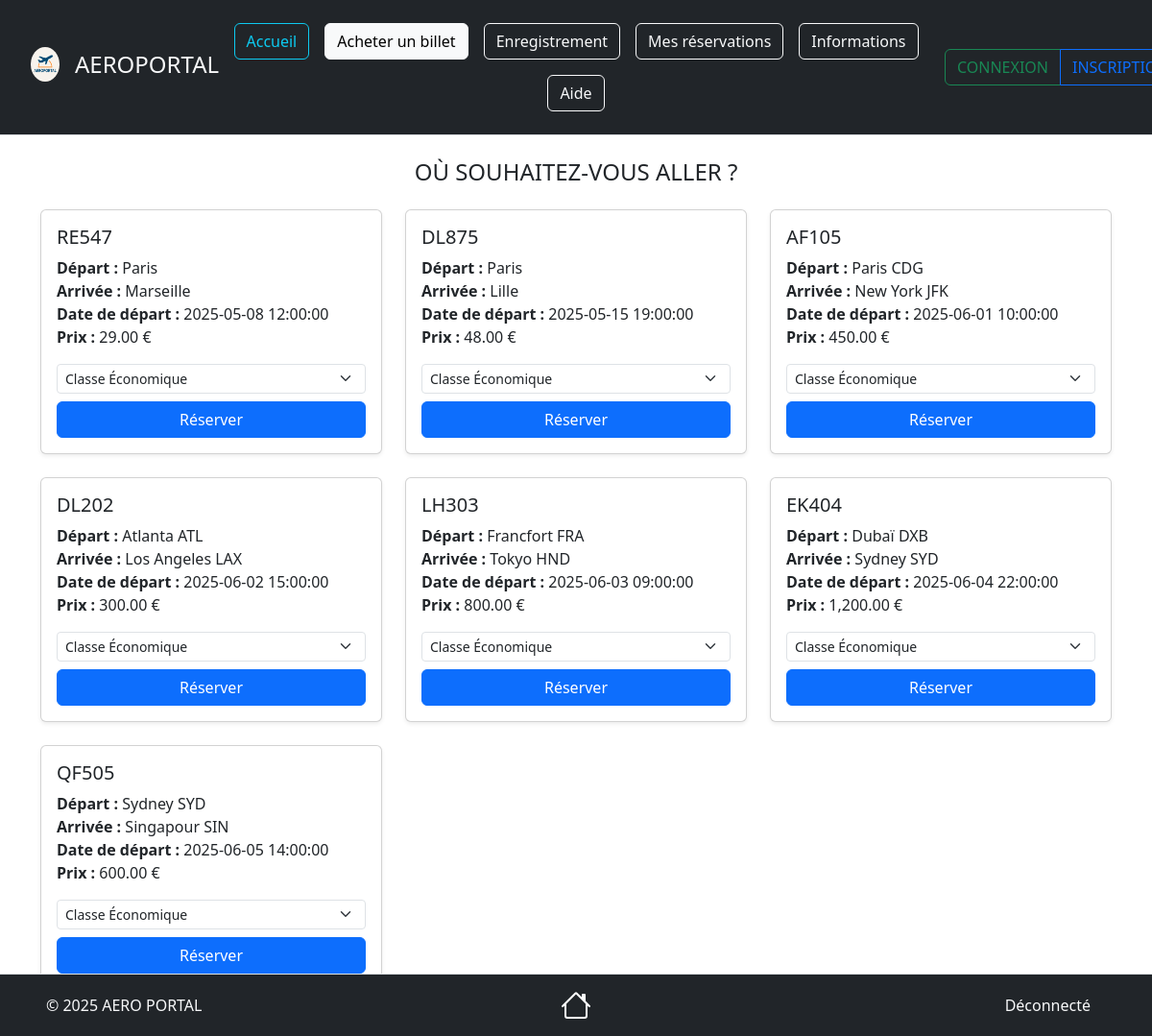
Page /views/AcheterBillet.php on the earlier database version.
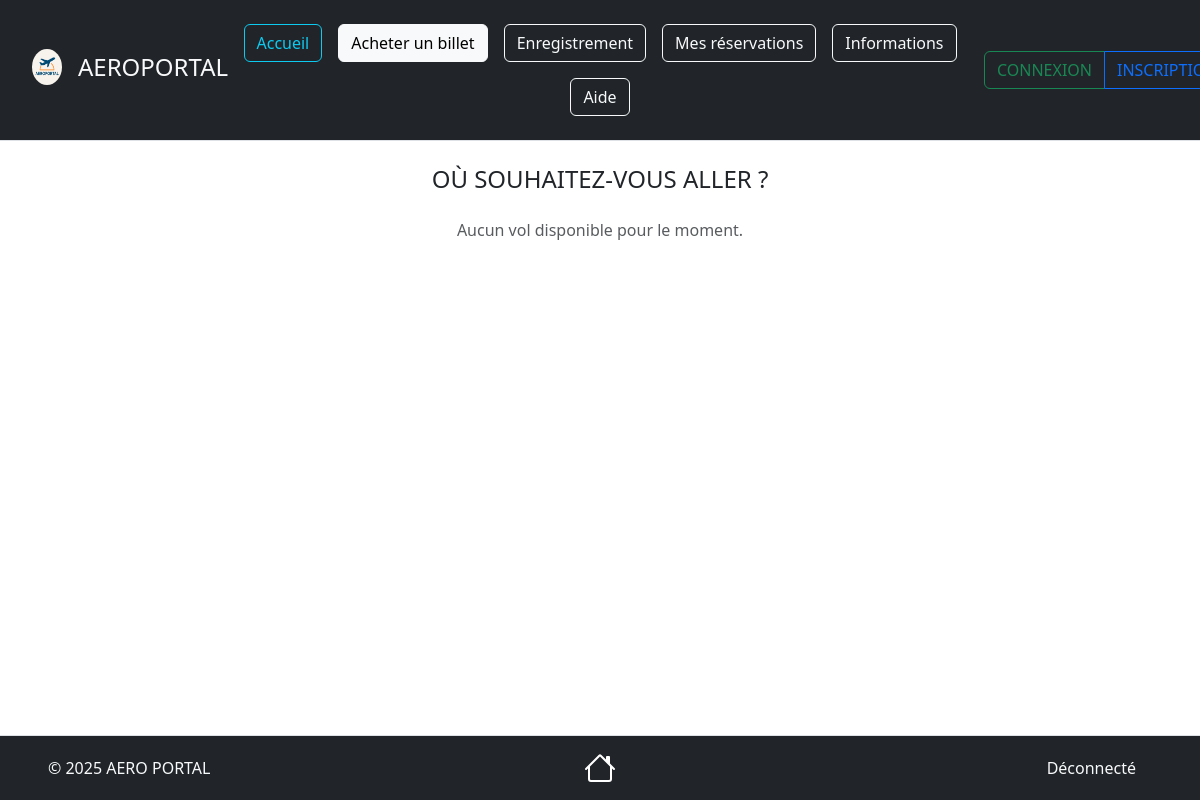
Same page on the later database version.
### tables this page shows
CREATE TABLE IF NOT EXISTS `vols` (
  `id_vol` int NOT NULL AUTO_INCREMENT COMMENT 'Identifiant unique du vol',
  `numero_vol` varchar(10) NOT NULL COMMENT 'Numéro du vol',
  `ref_compagnie` int NOT NULL COMMENT 'Référence compagnie',
  `ref_avion` int NOT NULL COMMENT 'Référence avion',
  `aeroport_depart` varchar(100) NOT NULL COMMENT 'Aéroport départ',
  `aeroport_arrivee` varchar(100) NOT NULL COMMENT 'Aéroport arrivée',
  `date_depart` datetime NOT NULL COMMENT 'Départ',
  `date_arrivee` datetime NOT NULL COMMENT 'Arrivée',
  `prix` decimal(10,2) NOT NULL COMMENT 'Prix',
  `statut` enum('prévu','en cours','retardé','annulé','terminé') DEFAULT 'prévu' COMMENT 'Statut',
  PRIMARY KEY (`id_vol`),
  KEY `ref_compagnie` (`ref_compagnie`),
  KEY `ref_avion` (`ref_avion`)
);

### source/repository/VolsRepository.php (called while the page is built, shortened)
<?php
require_once __DIR__ . '/../model/VolsModel.php';
class VolsRepository {
    private PDO $bdd;
    public function __construct(PDO $bdd) {
        $this->bdd = $bdd;
    }
    public function getAllVols()
    {
        $sql = "SELECT v.*, c.nom AS nom_compagnie
            FROM vols v
            JOIN compagnies c ON v.ref_compagnie = c.id_compagnie
            ORDER BY v.date_depart ASC";
        $stmt = $this->bdd->query($sql);
        $vols = [];
        while ($row = $stmt->fetch(PDO::FETCH_ASSOC)) {
            $vol = new VolsModel();
            $vol->hydrate($row);
            $vol->setNomCompagnie($row['nom_compagnie']);
            $vols[] = $vol;
        }
        return $vols;
    }
}

### source/model/VolsModel.php (called while the page is built, shortened)
<?php
class VolsModel {
     private string $numero_vol;
     private string $aeroport_depart;
     private string $aeroport_arrivee;
     private string $date_depart;
     private float $prix;
     public function getNumeroVol(): string {
          return $this->numero_vol;
     }
     public function getAeroportDepart(): string {
          return $this->aeroport_depart;
     }
     public function getAeroportArrivee(): string {
          return $this->aeroport_arrivee;
     }
     public function getDateDepart(): string {
          return $this->date_depart;
     }
     public function getPrix(): float {
          return $this->prix;
     }
     public function hydrate(array $data): void {
          $this->numero_vol = $data['numero_vol'];
          $this->aeroport_depart = $data['aeroport_depart'];
          $this->aeroport_arrivee = $data['aeroport_arrivee'];
          $this->date_depart = $data['date_depart'];
          $this->prix = $data['prix'];
     }
}

### views/AcheterBillet.php (the view, shortened to what this page needs)
<?php
require_once '../source/model/VolsModel.php';
require_once '../source/repository/VolsRepository.php';
$config = new Config();
$bdd = $config->connexion();
$volRepo = new VolsRepository($bdd);
$volsDisponibles = $volRepo->getAllVols();
?>
<!doctype html>
<html lang="fr">
<head>
    <link href="https://cdn.jsdelivr.net/npm/bootstrap@5.3.3/dist/css/bootstrap.min.css" rel="stylesheet">
</head>
<body>
<header class="d-flex flex-wrap align-items-center justify-content-center justify-content-md-between py-3 mb-4 border-bottom bg-dark">
    <div class="col-2 ms-3 mb-2 mb-md-0 text-light">
         <a href="Acceuil.php" class="d-inline-flex link-body-emphasis text-decoration-none">
              <img src="../documentation/img/Logo.png" class="rounded-circle mx-3" style="max-width: 15%; height: auto;">
              <div class="fs-4 text-light">AEROPORTAL</div>
         </a>
    </div>
    <ul class="nav col mb-2 justify-content-center mb-md-0">
        <li><a href="Acceuil.php" class="nav-link px-2"><button type="button" class="btn btn-outline-info">Accueil</button></a></li>
        <li><a href="AcheterBillet.php" class="nav-link px-2"><button type="button" class="btn btn-outline-light active">Acheter un billet</button></a></li>
        <li><a href="Enregistrement.php" class="nav-link px-2"><button type="button" class="btn btn-outline-light">Enregistrement</button></a></li>
        <li><a href="Reservation.php" class="nav-link px-2"><button type="button" class="btn btn-outline-light">Mes réservations</button></a></li>
        <li><a href="Information.php" class="nav-link px-2"><button type="button" class="btn btn-outline-light">Informations</button></a></li>
        <li><a href="Aide.php" class="nav-link px-2"><button type="button" class="btn btn-outline-light">Aide</button></a></li>
    </ul>
    <div class="col-2 btn-group md-3 me-3 text-end" role="group" aria-label="Boutons utilisateur">
        <?php if (isset($_SESSION['utilisateur'])): ?>
            <a href="../views/Account/AccountView.php" class="btn btn-outline-primary">MON COMPTE</a>
            <a href="../source/treatment/deconnexion.php" class="btn btn-outline-danger">DÉCONNEXION</a>
        <?php else: ?>
            <a href="Connexion.php" class="btn btn-outline-success">CONNEXION</a>
            <a href="Inscription.php" class="btn btn-outline-primary">INSCRIPTION</a>
        <?php endif; ?>
    </div>
</header>
<div class="container my-4">
    <div class="row">
        <h4 class="text-center text-uppercase mb-4">Où souhaitez-vous aller ?</h4>
    </div>
    <div class="row">
        <?php if (!empty($volsDisponibles)): ?>
            <?php foreach ($volsDisponibles as $vol): ?>
                <div class="col-md-4 mb-4">
                    <div class="card shadow-sm">
                        <div class="card-body">
                            <h5 class="card-title"><?= htmlspecialchars($vol->getNumeroVol()) ?></h5>
                            <p class="card-text">
                                <strong>Départ :</strong> <?= htmlspecialchars($vol->getAeroportDepart()) ?><br>
                                <strong>Arrivée :</strong> <?= htmlspecialchars($vol->getAeroportArrivee()) ?><br>
                                <strong>Date de départ :</strong> <?= htmlspecialchars($vol->getDateDepart()) ?><br>
                                <strong>Prix :</strong> <?= htmlspecialchars(number_format($vol->getPrix(), 2)) ?> €
                            </p>
                            <form action="../source/treatment/ReservationRapide.php" method="get">
                                <div class="mb-2">
                                    <select name="classe" class="form-select form-select-sm" required>
                                        <option value="Économique">Classe Économique</option>
                                    </select>
                                </div>
                                <button type="submit" class="btn btn-primary w-100">Réserver</button>
                            </form>
                        </div>
                    </div>
                </div>
            <?php endforeach; ?>
        <?php else: ?>
            <p class="text-center text-muted">Aucun vol disponible pour le moment.</p>
        <?php endif; ?>
    </div>
</div>
<?php include 'Footer.php'; ?>

### views/Footer.php (shortened to what this page needs)
<footer class="d-flex flex-wrap justify-content-between align-items-center py-3 mt-4 border-top bg-dark  fixed-bottom">
     <p class="col-md-4 mb-0 ps-5 text-light">&copy; 2025 AERO PORTAL</p>
     <a href="Acceuil.php" class="col-md-4 d-flex align-items-center justify-content-center mb-3 mb-md-0 me-md-auto link-body-emphasis text-decoration-none">
     </a>
     <ul class="nav col-md-4 justify-content-end align-items-center">
          <?php if (isset($_SESSION['utilisateur'])): ?>
               <li class="nav-item d-flex align-items-center me-3">
                    <span class="text-light">Connecté : <?= htmlspecialchars($_SESSION['utilisateur']['prenom']) ?> <?= htmlspecialchars($_SESSION['utilisateur']['nom']) ?></span>
                    <div class="spinner-grow text-success ms-3" style="width: 2rem; height: 2rem;" role="status">
                         <span class="visually-hidden"></span>
                    </div>
               </li>
          <?php else: ?>
               <li class="nav-item d-flex align-items-center me-3">
                   <span class="text-light">Déconnecté</span>
               </li>
          <?php endif; ?>
     </ul>
</footer>
<script src="https://cdn.jsdelivr.net/npm/@tailwindcss/browser@4"></script>
</body>
</html>

Differences in the rows shown:
removed vols: numero_vol "RE547", aeroport_depart "Paris", aeroport_arrivee "Marseille", date_depart "2025-05-08 12:00:00", prix "29.00"
removed vols: numero_vol "DL875", aeroport_depart "Paris", aeroport_arrivee "Lille", date_depart "2025-05-15 19:00:00", prix "48.00"
removed vols: numero_vol "AF105", aeroport_depart "Paris CDG", aeroport_arrivee "New York JFK", date_depart "2025-06-01 10:00:00", prix "450.00"
removed vols: numero_vol "DL202", aeroport_depart "Atlanta ATL", aeroport_arrivee "Los Angeles LAX", date_depart "2025-06-02 15:00:00", prix "300.00"
removed vols: numero_vol "LH303", aeroport_depart "Francfort FRA", aeroport_arrivee "Tokyo HND", date_depart "2025-06-03 09:00:00", prix "800.00"
removed vols: numero_vol "EK404", aeroport_depart "Dubaï DXB", aeroport_arrivee "Sydney SYD", date_depart "2025-06-04 22:00:00", prix "1,200.00"
removed vols: numero_vol "QF505", aeroport_depart "Sydney SYD", aeroport_arrivee "Singapour SIN", date_depart "2025-06-05 14:00:00", prix "600.00"
Other differences:
text now shown: "Aucun vol disponible pour le moment."
